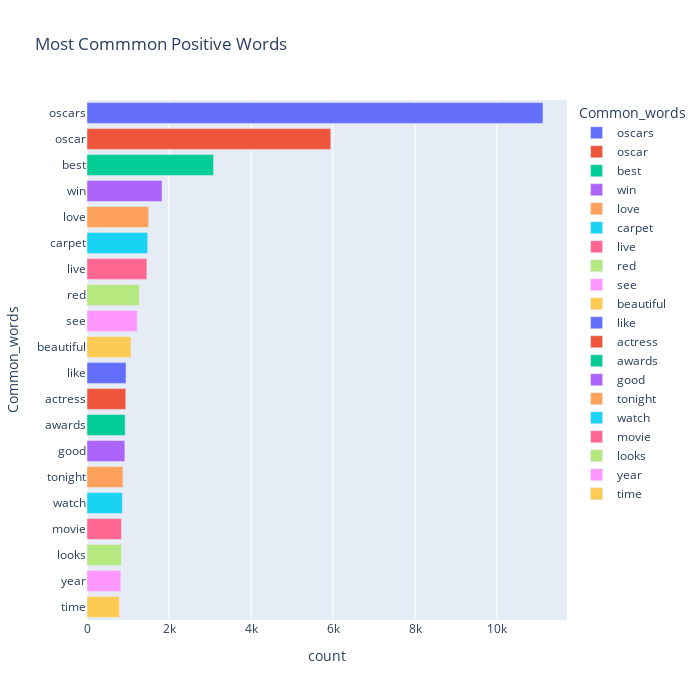

This figure's notebook cell:
### Code cell
fig = px.bar(temp_positive, x="count", y="Common_words", title='Most Commmon Positive Words', orientation='h', 
             width=700, height=700,color='Common_words')
fig.show()

### Figure 1 — Plotly figure (JSON) as saved in the notebook; plotly's stock layout.template omitted (floating-point values rounded to 4 significant figures)
{"data": [{"alignmentgroup": "True", "hovertemplate": "Common_words=%{y}<br>count=%{x}<extra></extra>", "legendgroup": "oscars", "marker": {"color": "#636efa", "pattern": {"shape": ""}}, "name": "oscars", "offsetgroup": "oscars", "orientation": "h", "showlegend": true, "textposition": "auto", "type": "bar", "x": [11122], "xaxis": "x", "y": ["oscars"], "yaxis": "y"}, {"alignmentgroup": "True", "hovertemplate": "Common_words=%{y}<br>count=%{x}<extra></extra>", "legendgroup": "oscar", "marker": {"color": "#EF553B", "pattern": {"shape": ""}}, "name": "oscar", "offsetgroup": "oscar", "orientation": "h", "showlegend": true, "textposition": "auto", "type": "bar", "x": [5946], "xaxis": "x", "y": ["oscar"], "yaxis": "y"}, {"alignmentgroup": "True", "hovertemplate": "Common_words=%{y}<br>count=%{x}<extra></extra>", "legendgroup": "best", "marker": {"color": "#00cc96", "pattern": {"shape": ""}}, "name": "best", "offsetgroup": "best", "orientation": "h", "showlegend": true, "textposition": "auto", "type": "bar", "x": [3086], "xaxis": "x", "y": ["best"], "yaxis": "y"}, {"alignmentgroup": "True", "hovertemplate": "Common_words=%{y}<br>count=%{x}<extra></extra>", "legendgroup": "win", "marker": {"color": "#ab63fa", "pattern": {"shape": ""}}, "name": "win", "offsetgroup": "win", "orientation": "h", "showlegend": true, "textposition": "auto", "type": "bar", "x": [1830], "xaxis": "x", "y": ["win"], "yaxis": "y"}, {"alignmentgroup": "True", "hovertemplate": "Common_words=%{y}<br>count=%{x}<extra></extra>", "legendgroup": "love", "marker": {"color": "#FFA15A", "pattern": {"shape": ""}}, "name": "love", "offsetgroup": "love", "orientation": "h", "showlegend": true, "textposition": "auto", "type": "bar", "x": [1504], "xaxis": "x", "y": ["love"], "yaxis": "y"}, {"alignmentgroup": "True", "hovertemplate": "Common_words=%{y}<br>count=%{x}<extra></extra>", "legendgroup": "carpet", "marker": {"color": "#19d3f3", "pattern": {"shape": ""}}, "name": "carpet", "offsetgroup": "carpet", "orientation": "h", "showlegend": true, "textposition": "auto", "type": "bar", "x": [1481], "xaxis": "x", "y": ["carpet"], "yaxis": "y"}, {"alignmentgroup": "True", "hovertemplate": "Common_words=%{y}<br>count=%{x}<extra></extra>", "legendgroup": "live", "marker": {"color": "#FF6692", "pattern": {"shape": ""}}, "name": "live", "offsetgroup": "live", "orientation": "h", "showlegend": true, "textposition": "auto", "type": "bar", "x": [1460], "xaxis": "x", "y": ["live"], "yaxis": "y"}, {"alignmentgroup": "True", "hovertemplate": "Common_words=%{y}<br>count=%{x}<extra></extra>", "legendgroup": "red", "marker": {"color": "#B6E880", "pattern": {"shape": ""}}, "name": "red", "offsetgroup": "red", "orientation": "h", "showlegend": true, "textposition": "auto", "type": "bar", "x": [1275], "xaxis": "x", "y": ["red"], "yaxis": "y"}, {"alignmentgroup": "True", "hovertemplate": "Common_words=%{y}<br>count=%{x}<extra></extra>", "legendgroup": "see", "marker": {"color": "#FF97FF", "pattern": {"shape": ""}}, "name": "see", "offsetgroup": "see", "orientation": "h", "showlegend": true, "textposition": "auto", "type": "bar", "x": [1226], "xaxis": "x", "y": ["see"], "yaxis": "y"}, {"alignmentgroup": "True", "hovertemplate": "Common_words=%{y}<br>count=%{x}<extra></extra>", "legendgroup": "beautiful", "marker": {"color": "#FECB52", "pattern": {"shape": ""}}, "name": "beautiful", "offsetgroup": "beautiful", "orientation": "h", "showlegend": true, "textposition": "auto", "type": "bar", "x": [1072], "xaxis": "x", "y": ["beautiful"], "yaxis": "y"}, {"alignmentgroup": "True", "hovertemplate": "Common_words=%{y}<br>count=%{x}<extra></extra>", "legendgroup": "like", "marker": {"color": "#636efa", "pattern": {"shape": ""}}, "name": "like", "offsetgroup": "like", "orientation": "h", "showlegend": true, "textposition": "auto", "type": "bar", "x": [952], "xaxis": "x", "y": ["like"], "yaxis": "y"}, {"alignmentgroup": "True", "hovertemplate": "Common_words=%{y}<br>count=%{x}<extra></extra>", "legendgroup": "actress", "marker": {"color": "#EF553B", "pattern": {"shape": ""}}, "name": "actress", "offsetgroup": "actress", "orientation": "h", "showlegend": true, "textposition": "auto", "type": "bar", "x": [946], "xaxis": "x", "y": ["actress"], "yaxis": "y"}, {"alignmentgroup": "True", "hovertemplate": "Common_words=%{y}<br>count=%{x}<extra></extra>", "legendgroup": "awards", "marker": {"color": "#00cc96", "pattern": {"shape": ""}}, "name": "awards", "offsetgroup": "awards", "orientation": "h", "showlegend": true, "textposition": "auto", "type": "bar", "x": [930], "xaxis": "x", "y": ["awards"], "yaxis": "y"}, {"alignmentgroup": "True", "hovertemplate": "Common_words=%{y}<br>count=%{x}<extra></extra>", "legendgroup": "good", "marker": {"color": "#ab63fa", "pattern": {"shape": ""}}, "name": "good", "offsetgroup": "good", "orientation": "h", "showlegend": true, "textposition": "auto", "type": "bar", "x": [923], "xaxis": "x", "y": ["good"], "yaxis": "y"}, {"alignmentgroup": "True", "hovertemplate": "Common_words=%{y}<br>count=%{x}<extra></extra>", "legendgroup": "tonight", "marker": {"color": "#FFA15A", "pattern": {"shape": ""}}, "name": "tonight", "offsetgroup": "tonight", "orientation": "h", "showlegend": true, "textposition": "auto", "type": "bar", "x": [877], "xaxis": "x", "y": ["tonight"], "yaxis": "y"}, {"alignmentgroup": "True", "hovertemplate": "Common_words=%{y}<br>count=%{x}<extra></extra>", "legendgroup": "watch", "marker": {"color": "#19d3f3", "pattern": {"shape": ""}}, "name": "watch", "offsetgroup": "watch", "orientation": "h", "showlegend": true, "textposition": "auto", "type": "bar", "x": [863], "xaxis": "x", "y": ["watch"], "yaxis": "y"}, {"alignmentgroup": "True", "hovertemplate": "Common_words=%{y}<br>count=%{x}<extra></extra>", "legendgroup": "movie", "marker": {"color": "#FF6692", "pattern": {"shape": ""}}, "name": "movie", "offsetgroup": "movie", "orientation": "h", "showlegend": true, "textposition": "auto", "type": "bar", "x": [841], "xaxis": "x", "y": ["movie"], "yaxis": "y"}, {"alignmentgroup": "True", "hovertemplate": "Common_words=%{y}<br>count=%{x}<extra></extra>", "legendgroup": "looks", "marker": {"color": "#B6E880", "pattern": {"shape": ""}}, "name": "looks", "offsetgroup": "looks", "orientation": "h", "showlegend": true, "textposition": "auto", "type": "bar", "x": [837], "xaxis": "x", "y": ["looks"], "yaxis": "y"}, {"alignmentgroup": "True", "hovertemplate": "Common_words=%{y}<br>count=%{x}<extra></extra>", "legendgroup": "year", "marker": {"color": "#FF97FF", "pattern": {"shape": ""}}, "name": "year", "offsetgroup": "year", "orientation": "h", "showlegend": true, "textposition": "auto", "type": "bar", "x": [825], "xaxis": "x", "y": ["year"], "yaxis": "y"}, {"alignmentgroup": "True", "hovertemplate": "Common_words=%{y}<br>count=%{x}<extra></extra>", "legendgroup": "time", "marker": {"color": "#FECB52", "pattern": {"shape": ""}}, "name": "time", "offsetgroup": "time", "orientation": "h", "showlegend": true, "textposition": "auto", "type": "bar", "x": [792], "xaxis": "x", "y": ["time"], "yaxis": "y"}], "layout": {"barmode": "relative", "height": 700, "legend": {"title": {"text": "Common_words"}, "tracegroupgap": 0}, "title": {"text": "Most Commmon Positive Words"}, "width": 700, "xaxis": {"anchor": "y", "domain": [0, 1], "title": {"text": "count"}}, "yaxis": {"anchor": "x", "categoryarray": ["time", "year", "looks", "movie", "watch", "tonight", "good", "awards", "actress", "like", "beautiful", "see", "red", "live", "carpet", "love", "win", "best", "oscar", "oscars"], "categoryorder": "array", "domain": [0, 1], "title": {"text": "Common_words"}}}}
